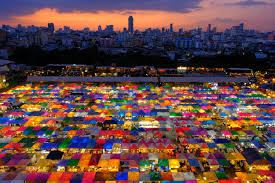
#> input picture opencv/tutorial/random/0001.jpeg, 275 x 183 px, found by its file name
$ jupyter execute 01_basics.ipynb   (shell and % lines are left out)
#> lines starting #> are read from the running program, lines starting #| are printed output that depends on the picture
[cell 1]
import numpy as np
import pandas as pd
import matplotlib.pyplot as plt
import cv2

[cell 2]
cv2.__version__

[cell 3]
# print function
def img_print(img, cmap=None, interpolation='bicubic'):
    img1 = img[...,::-1].copy()
    plt.imshow(img1, cmap = cmap, interpolation = interpolation)
    plt.xticks([]), plt.yticks([])  # to hide tick values on X and Y axis
    plt.show()

[cell 4]
# Reading an image

# load image in grayscale
img = cv2.imread('data/random/0001.jpeg',0)
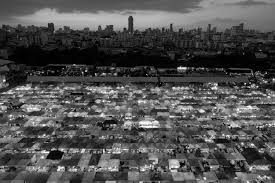
#> img: shape (183, 275); min 0, max 255, mean 80.5

[cell 5]
# display an image
plt.imshow(img, cmap = 'gray', interpolation = 'bicubic')
plt.xticks([]), plt.yticks([])  # to hide tick values on X and Y axis
plt.show()

[cell 6]
# load image
img1 = cv2.imread('data/random/0002.jpeg')
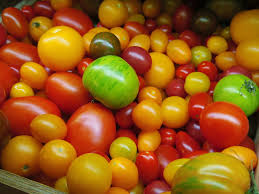
#> input picture opencv/tutorial/random/0002.jpeg, 259 x 194 px, found by its file name
#> img1 is the input picture: shape (194, 259, 3); mean B, G, R 21.3, 88.6, 151
img1 = img1[...,::-1]
plt.imshow(img1, interpolation = 'bicubic')
plt.xticks([]), plt.yticks([])  # to hide tick values on X and Y axis
plt.show()

#### Some common arguments

img : The image where you want to draw the shapes

color : Color of the shape. for BGR, pass it as a tuple, eg: (255,0,0) for blue. For grayscale, just pass the scalar value.

thickness : Thickness of the line or circle etc. If -1 is passed for closed figures like circles, it will fill the shape. default thickness = 1

lineType : Type of line, whether 8-connected, anti-aliased line etc. By default, it is 8-connected. cv2.LINE_AA gives anti-aliased line which looks great for curves.

[cell 7]
# create a black image
black_img = np.zeros((512,512,3), np.uint8)
img_print(black_img)

[cell 8]
# Drawing a diagonal blue line with thickness of 5 px
img4 = cv2.line(black_img,pt1 = (0,0), pt2 = (511,511),color = (255,0,0),thickness = 3)
img5 = cv2.line(black_img,pt1 = (256,256), pt2 = (0,511),color = (255,0,0),thickness = 3)
img_print(black_img)
#> call 2 of img_print, with interpolation = 'bicubic'
#> in img_print (call 2), `plt.show()`:
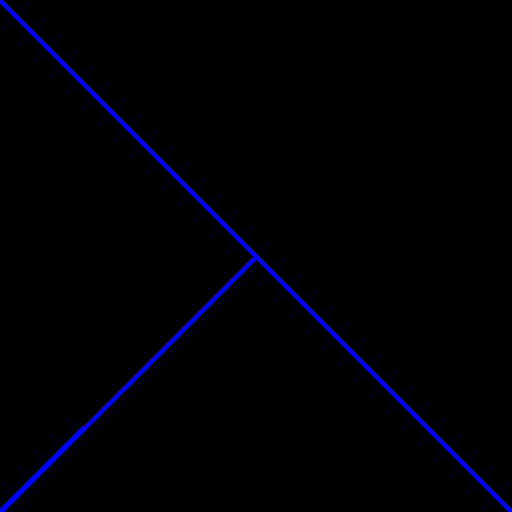
#> shown: shape (512, 512, 3); mean R, G, B 0, 0, 5.2
# img_print(img5)

[cell 9]
black_img = np.zeros((512,512,3), np.uint8)
img = cv2.ellipse(black_img,(256,256),(100,50),0,0,180,255,-1)
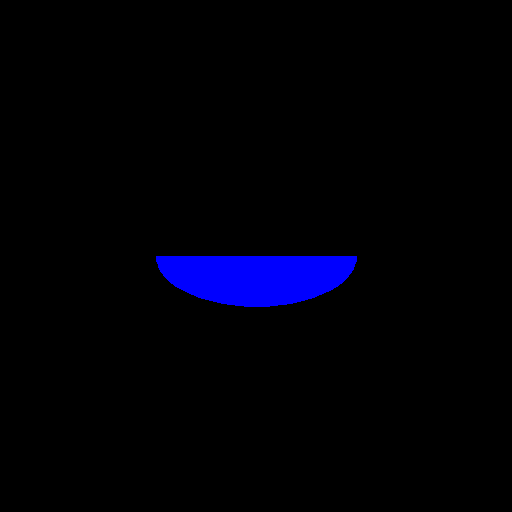
#> black_img: shape (512, 512, 3); mean of channels 0, 1, 2 7.8, 0, 0; drawn as B, G, R
img_print(black_img)

[cell 10]
black_img = np.zeros((512,512,3), np.uint8)
ellipse_image = cv2.ellipse(img = black_img,center=(256,256),
                            axes=(100,50),angle=0,startAngle=0,
                            endAngle=180,color=(0,0,255),thickness=-1)
img_print(ellipse_image)

[cell 11]
import numpy as np

import cv2
from PIL import Image, ImageChops, ImageOps
import matplotlib.pyplot as plt

from os.path import isfile, join
from os import listdir

[cell 12]
def trim(im):
    bg = Image.new(im.mode, im.size, im.getpixel((10,10)))
    diff = ImageChops.difference(im, bg)
    diff = ImageChops.add(diff, diff, 0.007, -100)
    bbox = diff.getbbox()
    if bbox:
        return im.crop(bbox)

[cell 13]
def crop_image1(image):
    im = Image.open(image)
    new_im = trim(im)
    new_im=ImageOps.expand(new_im,border=(15,15,15,15),fill='white')
    return new_im

[cell 14]
Image.open('tutorial/random/0001.jpeg')

[cell 15]
def crop(event,x, y ,flags,param):
    mypath = 'tutorial/random'
    onlyfiles = [f for f in listdir(mypath) if isfile(join(mypath,f))]
    for i in onlyfiles:
        if event == cv2.EVENT_LBUTTONDBLCLK:
            cropped = crop_image1(join(mypath,i))
            print(cropped)
            dir(cropped)
#             cv2.imshow('image',cropped)

img = np.zeros((512,512,3), np.uint8)
cv2.namedWindow('image')
cv2.setMouseCallback('image',crop)

while(1):

    cv2.imshow('image',img)
    k = cv2.waitKey(1) & 0xFF
#> (key Esc is pressed here)
